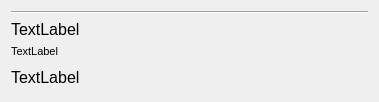
<?xml version="1.0" encoding="UTF-8"?>
<ui version="4.0">
 <class>CommentForm</class>
 <widget class="QWidget" name="CommentForm">
  <property name="geometry">
   <rect>
    <x>0</x>
    <y>0</y>
    <width>379</width>
    <height>102</height>
   </rect>
  </property>
  <property name="sizePolicy">
   <sizepolicy hsizetype="Minimum" vsizetype="Minimum">
    <horstretch>0</horstretch>
    <verstretch>0</verstretch>
   </sizepolicy>
  </property>
  <property name="windowTitle">
   <string>Form</string>
  </property>
  <layout class="QVBoxLayout" name="verticalLayout">
   <item>
    <widget class="Line" name="line">
     <property name="orientation">
      <enum>Qt::Horizontal</enum>
     </property>
    </widget>
   </item>
   <item>
    <widget class="QLabel" name="labelUserName">
     <property name="sizePolicy">
      <sizepolicy hsizetype="Preferred" vsizetype="Fixed">
       <horstretch>0</horstretch>
       <verstretch>0</verstretch>
      </sizepolicy>
     </property>
     <property name="font">
      <font>
       <pointsize>12</pointsize>
      </font>
     </property>
     <property name="text">
      <string>TextLabel</string>
     </property>
    </widget>
   </item>
   <item>
    <widget class="QLabel" name="labelCommentTime">
     <property name="sizePolicy">
      <sizepolicy hsizetype="Preferred" vsizetype="Fixed">
       <horstretch>0</horstretch>
       <verstretch>0</verstretch>
      </sizepolicy>
     </property>
     <property name="font">
      <font>
       <pointsize>8</pointsize>
      </font>
     </property>
     <property name="text">
      <string>TextLabel</string>
     </property>
    </widget>
   </item>
   <item>
    <widget class="QLabel" name="labelContent">
     <property name="sizePolicy">
      <sizepolicy hsizetype="Preferred" vsizetype="Minimum">
       <horstretch>0</horstretch>
       <verstretch>0</verstretch>
      </sizepolicy>
     </property>
     <property name="font">
      <font>
       <pointsize>12</pointsize>
      </font>
     </property>
     <property name="text">
      <string>TextLabel</string>
     </property>
    </widget>
   </item>
  </layout>
 </widget>
 <resources/>
 <connections/>
</ui>
